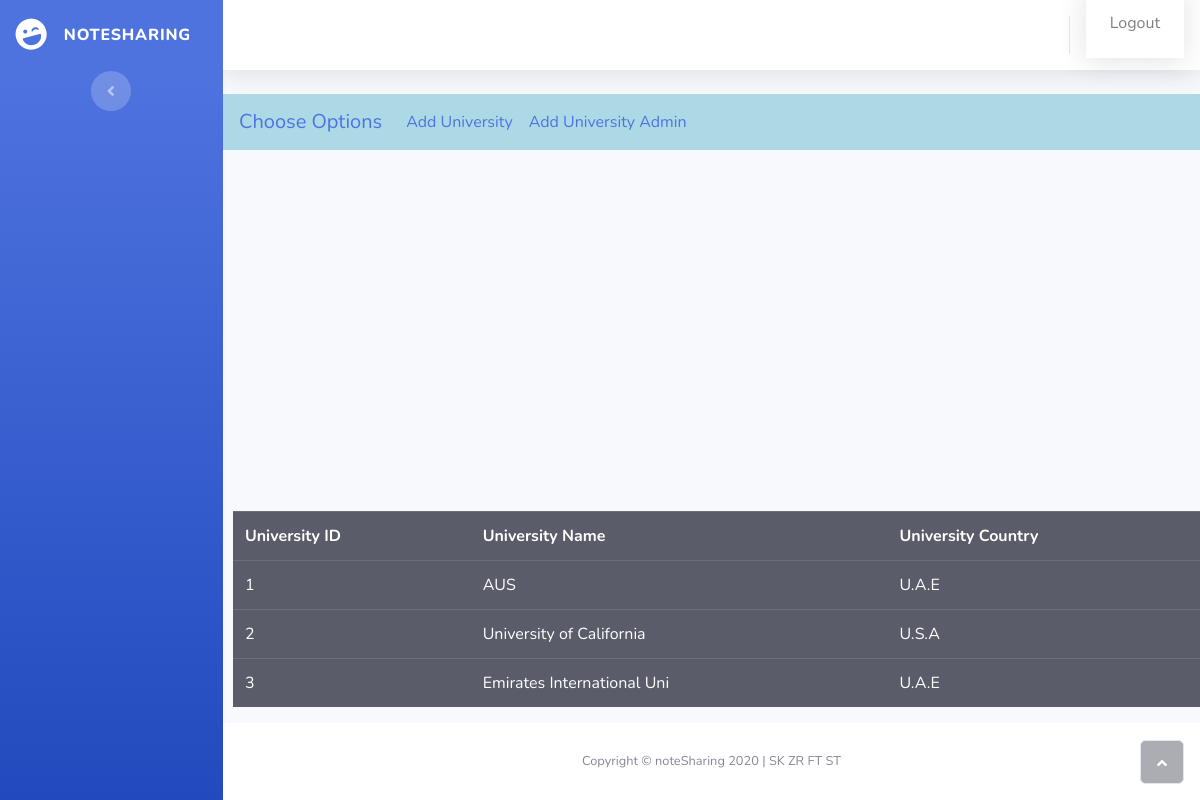
The page /admin on the database its author committed.
### swe_project/models.py (models this page shows)
class University(db.Model):
    id=db.Column(db.Integer,primary_key=True)
    name=db.Column(db.String(40),nullable=False,unique=True)
    country=db.Column(db.String(40),nullable=False)

### swe_project/routes.py (the view)
@app.route('/admin', methods=['GET','POST'])
def admin():
    return render_template('admin.html', universityList=University.query.all())

### swe_project/templates/admin.html (shortened to what this page needs)
<!DOCTYPE html>
<html>
<head>
    <link rel="stylesheet" href="static/assets/bootstrap/css/bootstrap.min.css">
    <link rel="stylesheet" href="static/assets/fonts/fontawesome-all.min.css">
</head>
<body id="page-top">
    <div id="wrapper">
        <nav class="navbar navbar-dark align-items-start sidebar sidebar-dark accordion bg-gradient-primary p-0">
            <div class="container-fluid d-flex flex-column p-0">
                <a class="navbar-brand d-flex justify-content-center align-items-center sidebar-brand m-0" href="#">
                    <div class="sidebar-brand-icon rotate-n-15"><i class="fas fa-laugh-wink"></i></div>
                    <div class="sidebar-brand-text mx-3"><span>noteSharing</span></div>
                </a>
                <div class="text-center d-none d-md-inline"><button class="btn rounded-circle border-0" id="sidebarToggle" type="button"></button></div>
            </div>
        </nav>
        <div class="d-flex flex-column" id="content-wrapper">
            <div id="content">
                <nav class="navbar navbar-light navbar-expand bg-white shadow mb-4 topbar static-top">
                    <div class="container-fluid"><button class="btn btn-link d-md-none rounded-circle mr-3" id="sidebarToggleTop" type="button"></button>
                        <ul class="nav navbar-nav flex-nowrap ml-auto">
                                <nav class="navbar navbar-dark navbar-expand bg-white shadow mb-4 topbar static-top">
                                    <a class="nav-item nav-link" href="{{ url_for('logout') }}">Logout</a>
                                </nav>
            </div>
            </nav>
            <nav class="navbar navbar-expand-lg class="navbar navbar-light" style="background-color:lightblue;">
                    <a class="navbar-brand" href="#">Choose Options</a>
                    <div class="collapse navbar-collapse" id="navbarSupportedContent">
                      <ul class="navbar-nav mr-auto">
                        <li class="nav-item ">
                          <a class="nav-link" href="{{url_for('addUNI')}}">Add University <span class="sr-only">(current)</span></a>
                        </li>
                        <li class="nav-item">
                                <a class="nav-link" href="{{url_for('addUNIADMIN')}}">Add University Admin</a>
                        </li>
                    </ul>
             </nav>
        </div>
        <table class= "table table-dark" style="margin-top: 30px; margin-left: 10px;">
        <tr>
                <th scope="col">
                    University ID
                </th>
                <th scope= "col">
                     University Name
                </th>
                <th scope= "col">
                    University Country
               </th>
            </tr>
            {%for uni in universityList%}
            <tr>
                <td scope="col">
                    {{uni.id}}
                </td>
                <td scope="col">
                    {{uni.name}}
                </td>
                <td scope="col">
                    {{uni.country}}
                </td>
            </tr>
        {%endfor%}
</table>
        <footer class="bg-white sticky-footer">
            <div class="container my-auto">
                <div class="text-center my-auto copyright"><span>Copyright © noteSharing 2020 | SK ZR FT ST</span></div>
            </div>
        </footer>
    </div><a class="border rounded d-inline scroll-to-top" href="#page-top"><i class="fas fa-angle-up"></i></a></div>
</body>
</html>

### rows shown on the page
University: id "1", name "AUS", country "U.A.E"
University: id "2", name "University of California", country "U.S.A"
University: id "3", name "Emirates International Uni", country "U.A.E"
